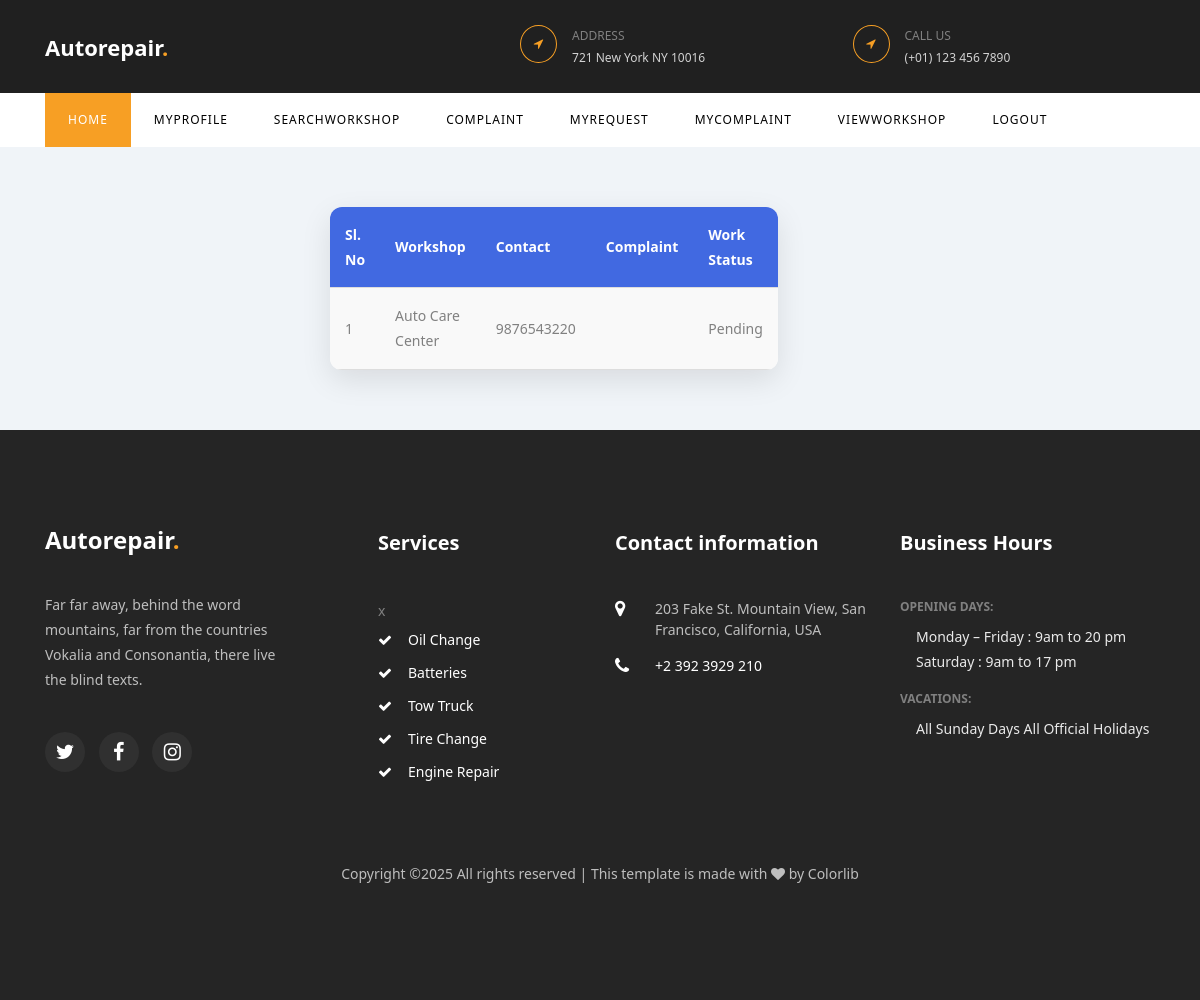
Page /user/Myrequest.php (signed in) on the committed database.
### tables this page shows
CREATE TABLE tbl_rereques (
    request_id INT AUTO_INCREMENT PRIMARY KEY,
    user_id INT NOT NULL,
    workshop_id INT NOT NULL,
    vehicletype_id INT NOT NULL,
    Complainttype_id INT NOT NULL,
    request_description TEXT,
    request_date TIMESTAMP DEFAULT CURRENT_TIMESTAMP,
    request_status INT DEFAULT 0,  
    FOREIGN KEY (user_id) REFERENCES tbl_newuser(user_id),
    FOREIGN KEY (workshop_id) REFERENCES tbl_workshopreg(workshopreg_id),
    FOREIGN KEY (vehicletype_id) REFERENCES tbl_vechicletype(vehicletype_id),
    FOREIGN KEY (Complainttype_id) REFERENCES tbl_complainttype(Complainttype_id)
);

CREATE TABLE tbl_workshopreg (
    workshopreg_id INT AUTO_INCREMENT PRIMARY KEY,
    workshopreg_name VARCHAR(100) NOT NULL,
    workshopreg_email VARCHAR(100) UNIQUE NOT NULL,
    workshopreg_contact VARCHAR(15) NOT NULL,
    workshopreg_address TEXT NOT NULL,
    workshopreg_password VARCHAR(255) NOT NULL,
    workshopreg_photo VARCHAR(255),
    workshopreg_proof VARCHAR(255),
    workshoptype_id INT NOT NULL,
    location_id INT NOT NULL,
    workshopreg_status INT DEFAULT 0,  
    created_at TIMESTAMP DEFAULT CURRENT_TIMESTAMP,
    FOREIGN KEY (workshoptype_id) REFERENCES tbl_workshoptype(workshoptype_id),
    FOREIGN KEY (location_id) REFERENCES tbl_location(location_id)
);

### user/Myrequest.php (the view, shortened to what this page needs)
<?php
include('../Assets/Connection/Connection.php');
 include('Head.php');
 ?>
<!DOCTYPE html>
<html lang="en">
<head>
</head>
<body>
    <div class="content">
        <form id="form1" name="form1" method="post" action="">
            <table>
                <tr>
                    <th>Sl. No</th>
                    <th>Workshop</th>
                    <th>Contact</th>
                    <th>Complaint</th>
                    <th>Work Status</th>
                </tr>
                <?php
                $i = 0;
                $sel = "SELECT * FROM tbl_rereques c
                        INNER JOIN tbl_workshopreg w ON c.workshop_id=w.workshopreg_id
                        INNER JOIN tbl_complainttype m ON c.complainttype_id=m.complainttype_id
                        WHERE user_id='" . $_SESSION['userid'] . "'";
                $row = $conn->query($sel);
                while ($result = $row->fetch_assoc()) {
                    $i++;
                ?>
                <tr>
                    <td><?php echo $i; ?></td>
                    <td><?php echo $result['workshopreg_name']; ?></td>
                    <td><?php echo $result['workshopreg_contact']; ?></td>
                    <td><?php echo $result['Complainttype_name']; ?></td>
                    <td>
                        <?php
                        if ($result['request_status'] == 0) {
                            echo "Pending";
                        } else if ($result['request_status'] == 1) {
                            echo "Accepted";
                        } else if ($result['request_status'] == 3) {
                        ?>
                            <a href="viewmechanic.php?mid=<?php echo $result['request_id']; ?>">View Mechanic</a>
                        <?php
                        } else if ($result['request_status'] == 4) {
                            echo "Work Started";
                            ?>
                             <a href="viewmechanic.php?mid=<?php echo $result['request_id']; ?>">View Mechanic</a>
                            <?php
                        } else if ($result['request_status'] == 5) {
                            echo "Work Ended";
                            ?>
                             <a href="viewmechanic.php?mid=<?php echo $result['request_id']; ?>">View Mechanic</a>
                            <?php
                        } else if ($result['request_status'] == 6) {
                            echo "Delivered";
                        ?>
                        </br>
                         <a href="viewmechanic.php?mid=<?php echo $result['request_id']; ?>">View Mechanic</a>
                         <a href="Rating.php?wid=<?php echo $result['workshopreg_id']; ?>">Rating</a>
                        </br>
                            <a href="../Assets/File/Workshop/Bill/<?php echo $result['user_bill']; ?>" download>Download Bill</a>
                        <?php
                        }
                        ?>
                    </td>
                </tr>
                <?php
                }
                ?>
            </table>
        </form>
    </div>
</body>
</html>
<?php
include('Foot.php');
?>

### user/Myrequest.php (style rules this page uses)
body { font-family: 'Segoe UI', Tahoma, Geneva, Verdana, sans-serif; background-color: #f0f4f8; margin: 0; padding: 0; display: flex; flex-direction: column; min-height: 100vh; }
.content { flex: 1; display: flex; justify-content: center; align-items: center; padding: 40px 20px; }
table { width: 80%; border-collapse: collapse; margin: 20px 0; background-color: white; border-radius: 12px; box-shadow: 0 10px 30px rgba(0, 0, 0, 0.1); overflow: hidden; transition: transform 0.3s ease; }
th, td { padding: 15px; text-align: left; border-bottom: 1px solid #ddd; }
th { background-color: #4169E1; color: white; }
td { background-color: #f9f9f9; }

### rows in the picture
tbl_rereques: workshop.workshopreg_name "Auto Care Center", workshop.workshopreg_contact "9876543220", request_status "Pending"
